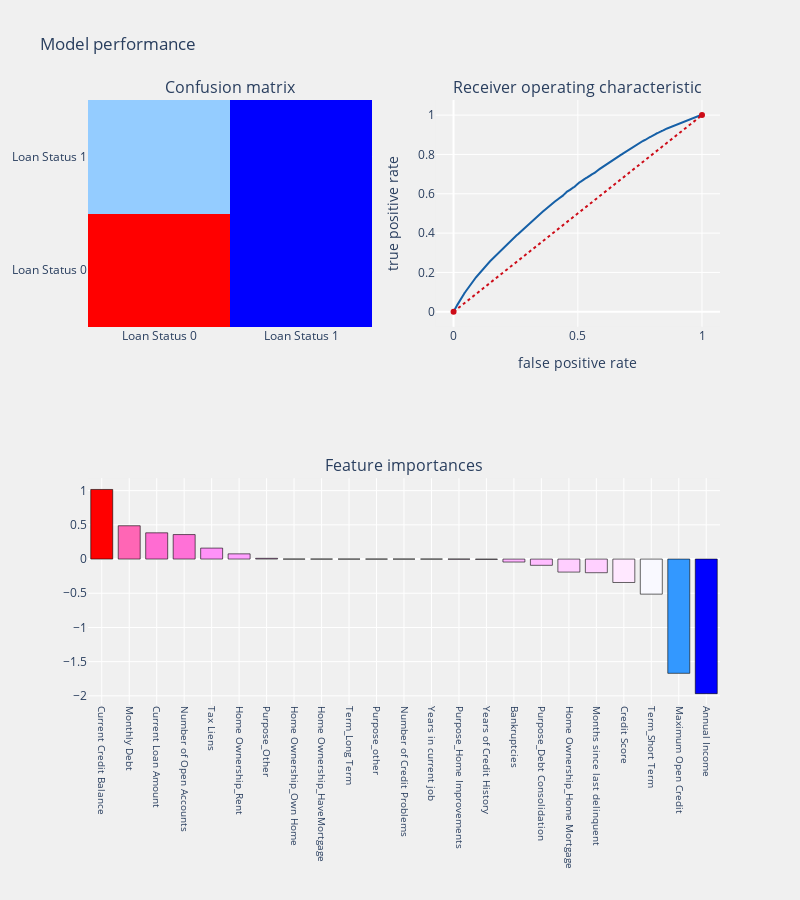

The notebook cell saved with this chart:
### Markdown cell above
## Feed the parameters to the function created above
Split the data into train dataset and test dataset and use the Hyper Parameters obtained above to generate a Logistic Regression instance and execute the function.

### Code cell
from sklearn.model_selection import train_test_split
from sklearn.metrics import confusion_matrix, accuracy_score, classification_report, cohen_kappa_score
from sklearn.metrics import roc_auc_score, roc_curve, f1_score, precision_score, recall_score
from sklearn.metrics import precision_recall_curve, average_precision_score
import statsmodels.api as sm
# from yellowbrick.classifier import DiscriminationThreshold

#For better performance use MinMaxScaler to scale and translates each feature individually such that it is in the given range on the training set, e.g. between zero and one.
from sklearn.preprocessing import MinMaxScaler
scaler = MinMaxScaler()
df_x =pd.DataFrame(scaler.fit_transform(df[item_list]),columns=item_list)
                   
df['Loan Status encoded']=np.where(df['Loan Status']=='Fully Paid',0,1)   

#splitting the principal training dataset to subtrain and subtest datasets

x_train, x_test, y_train, y_test = train_test_split(df_x, df['Loan Status encoded'], 
                                                    test_size = .3)
from sklearn.linear_model import LogisticRegression
import plotly.graph_objs as go # visualization
import plotly.offline as py # visualization
py.init_notebook_mode(connected=True) # visualization
import plotly.graph_objs as go # visualization
from plotly.subplots import make_subplots
import plotly.figure_factory as ff # visualization
import warnings
warnings.filterwarnings("ignore")
#Baseline model        
# logit = LogisticRegression(C=1000, class_weight=None, dual=False, fit_intercept=True,
#                            intercept_scaling=1, max_iter=100, multi_class='ovr', n_jobs=1,
#                            penalty='l2', random_state=None, solver='liblinear', tol=0.0001,
#                            verbose=0, warm_start=False)
logit = LogisticRegression(C=0.1,penalty='l1',solver='liblinear')

coef_sumry, model=prediction(logit, x_train, x_test, y_train, y_test, "coefficients", threshold_plot=False)

### Figure 1 — Plotly figure (JSON) as saved in the notebook; plotly's stock layout.template omitted (floating-point values rounded to 4 significant figures; data arrays with more than 128 entries replaced by an {"elided": "..."} marker saying what was removed)
{"data": [{"colorscale": [[0, "rgb(0,0,255)"], [0.1, "rgb(51,153,255)"], [0.2, "rgb(102,204,255)"], [0.3, "rgb(153,204,255)"], [0.4, "rgb(204,204,255)"], [0.5, "rgb(255,255,255)"], [0.6, "rgb(255,204,255)"], [0.7, "rgb(255,153,255)"], [0.8, "rgb(255,102,204)"], [0.9, "rgb(255,102,102)"], [1, "rgb(255,0,0)"]], "name": "Confusion matrix", "showscale": false, "type": "heatmap", "x": ["Loan Status 0", "Loan Status 1"], "xaxis": "x", "y": ["Loan Status 0", "Loan Status 1"], "yaxis": "y", "z": [[23234, 5], [6760, 1]]}, {"line": {"color": "rgb(22, 96, 167)", "width": 2}, "name": "Roc: 0.49996637577843206", "type": "scatter", "x": {"elided": "11392 float values"}, "xaxis": "x2", "y": {"elided": "11392 float values"}, "yaxis": "y2"}, {"line": {"color": "rgb(205, 12, 24)", "dash": "dot", "width": 2}, "type": "scatter", "x": [0, 1], "xaxis": "x2", "y": [0, 1], "yaxis": "y2"}, {"marker": {"color": [1.018, 0.4874, 0.3838, 0.3584, 0.1605, 0.07643, 0.01088, 0, 0, 0, 0, 0, 0, -0.001064, -0.003967, -0.0433, -0.09124, -0.1903, -0.1993, -0.3425, -0.5128, -1.671, -1.968], "colorscale": [[0, "rgb(0,0,255)"], [0.1, "rgb(51,153,255)"], [0.2, "rgb(102,204,255)"], [0.3, "rgb(153,204,255)"], [0.4, "rgb(204,204,255)"], [0.5, "rgb(255,255,255)"], [0.6, "rgb(255,204,255)"], [0.7, "rgb(255,153,255)"], [0.8, "rgb(255,102,204)"], [0.9, "rgb(255,102,102)"], [1, "rgb(255,0,0)"]], "line": {"color": "black", "width": 0.6}}, "name": "coefficients", "type": "bar", "x": ["Current Credit Balance", "Monthly Debt", "Current Loan Amount", "Number of Open Accounts", "Tax Liens", "Home Ownership_Rent", "Purpose_Other", "Home Ownership_Own Home", "Home Ownership_HaveMortgage", "Term_Long Term", "Purpose_other", "Number of Credit Problems", "Years in current job", "Purpose_Home Improvements", "Years of Credit History", "Bankruptcies", "Purpose_Debt Consolidation", "Home Ownership_Home Mortgage", "Months since last delinquent", "Credit Score", "Term_Short Term", "Maximum Open Credit", "Annual Income"], "xaxis": "x3", "y": [1.018, 0.4874, 0.3838, 0.3584, 0.1605, 0.07643, 0.01088, 0, 0, 0, 0, 0, 0, -0.001064, -0.003967, -0.0433, -0.09124, -0.1903, -0.1993, -0.3425, -0.5128, -1.671, -1.968], "yaxis": "y3"}], "layout": {"annotations": [{"font": {"size": 16}, "showarrow": false, "text": "Confusion matrix", "x": 0.225, "xanchor": "center", "xref": "paper", "y": 1, "yanchor": "bottom", "yref": "paper"}, {"font": {"size": 16}, "showarrow": false, "text": "Receiver operating characteristic", "x": 0.775, "xanchor": "center", "xref": "paper", "y": 1, "yanchor": "bottom", "yref": "paper"}, {"font": {"size": 16}, "showarrow": false, "text": "Feature importances", "x": 0.5, "xanchor": "center", "xref": "paper", "y": 0.375, "yanchor": "bottom", "yref": "paper"}], "autosize": false, "height": 900, "margin": {"b": 195}, "paper_bgcolor": "rgba(240,240,240, 0.95)", "plot_bgcolor": "rgba(240,240,240, 0.95)", "showlegend": false, "title": {"text": "Model performance"}, "width": 800, "xaxis": {"anchor": "y", "domain": [0, 0.45]}, "xaxis2": {"anchor": "y2", "domain": [0.55, 1], "title": {"text": "false positive rate"}}, "xaxis3": {"anchor": "y3", "domain": [0, 1], "showgrid": true, "tickangle": 90, "tickfont": {"size": 10}}, "yaxis": {"anchor": "x", "domain": [0.625, 1]}, "yaxis2": {"anchor": "x2", "domain": [0.625, 1], "title": {"text": "true positive rate"}}, "yaxis3": {"anchor": "x3", "domain": [0, 0.375]}}}
